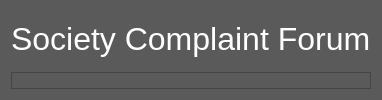
               <widget class="QWidget" name="page_complaint_forum">
                <property name="styleSheet">
                 <string notr="true">background:rgb(91,90,90);</string>
                </property>
                <layout class="QVBoxLayout" name="verticalLayout_5">
                 <item>
                  <widget class="QLabel" name="lab_about_home_2">
                   <property name="minimumSize">
                    <size>
                     <width>0</width>
                     <height>55</height>
                    </size>
                   </property>
                   <property name="maximumSize">
                    <size>
                     <width>16777215</width>
                     <height>55</height>
                    </size>
                   </property>
                   <property name="font">
                    <font>
                     <family>Segoe UI</family>
                     <pointsize>24</pointsize>
                    </font>
                   </property>
                   <property name="styleSheet">
                    <string notr="true">color:rgb(255,255,255);</string>
                   </property>
                   <property name="text">
                    <string>Society Complaint Forum</string>
                   </property>
                  </widget>
                 </item>
                 <item>
                  <widget class="QFrame" name="frame_11">
                   <property name="frameShape">
                    <enum>QFrame::StyledPanel</enum>
                   </property>
                   <property name="frameShadow">
                    <enum>QFrame::Raised</enum>
                   </property>
                   <widget class="QLabel" name="label_3">
                    <property name="geometry">
                     <rect>
                      <x>280</x>
                      <y>110</y>
                      <width>331</width>
                      <height>101</height>
                     </rect>
                    </property>
                    <property name="font">
                     <font>
                      <family>Segoe UI Light</family>
                      <pointsize>24</pointsize>
                      <weight>75</weight>
                      <bold>true</bold>
                     </font>
                    </property>
                    <property name="styleSheet">
                     <string notr="true">color:rgb(255,255,255);</string>
                    </property>
                    <property name="text">
                     <string>Under Maintainence</string>
                    </property>
                   </widget>
                   <widget class="QPushButton" name="pushButton">
                    <property name="geometry">
                     <rect>
                      <x>190</x>
                      <y>130</y>
                      <width>91</width>
                      <height>61</height>
                     </rect>
                    </property>
                    <property name="styleSheet">
                     <string notr="true">QPushButton {
	border: none;
	background-color: rgba(0,0,0,0);
}
QPushButton:hover {
	background-color: rgb(91,90,90);
}
QPushButton:pressed {	
	background-color: rgba(0,0,0,0);
}
</string>
                    </property>
                    <property name="text">
                     <string/>
                    </property>
                    <property name="icon">
                     <iconset>
                      <normaloff>icons/1x/icons8_wrench_180px.png</normaloff>icons/1x/icons8_wrench_180px.png</iconset>
                    </property>
                    <property name="iconSize">
                     <size>
                      <width>70</width>
                      <height>70</height>
                     </size>
                    </property>
                   </widget>
                   <zorder>pushButton</zorder>
                   <zorder>label_3</zorder>
                  </widget>
                 </item>
                </layout>
               </widget>
